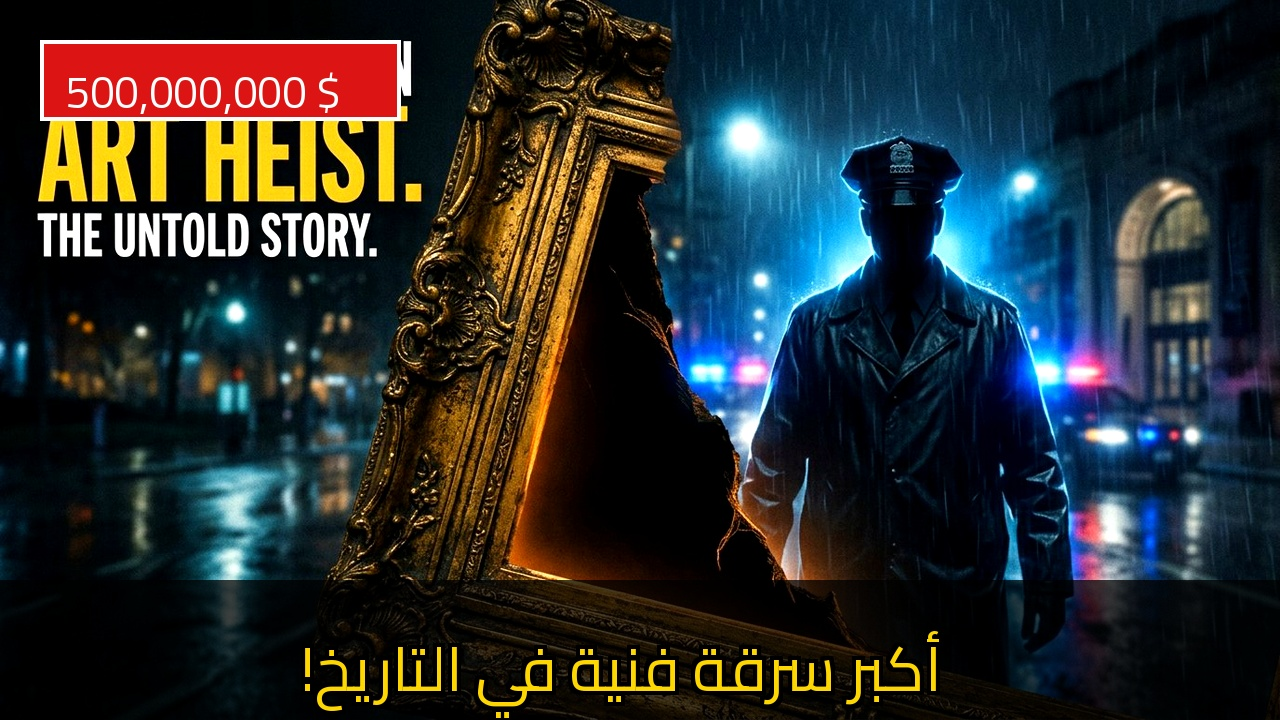
#> input picture production_vault/video_03_gardner_heist/thumbnail_gardner_egyptian_blockbuster.jpg, 1280 x 720 px, found by its file name
$ python create_thumbnails.py
#> lines starting #> are read from the running program, lines starting #| are printed output that depends on the picture
import os
from PIL import Image, ImageDraw, ImageFont, ImageFilter, ImageEnhance

cairo_font_path = "/home/user/media-empire-autopilot/fonts/Cairo-Variable.ttf"
base_thumb = "/home/user/thumbnail_gardner_egyptian_blockbuster.jpg"

def create_arabic_thumb():
    im = Image.open(base_thumb).convert("RGBA")
    im = im.resize((1280, 720), Image.Resampling.LANCZOS)

    # Increase contrast and color saturation slightly for high CTR
    enhancer = ImageEnhance.Contrast(im)
    im = enhancer.enhance(1.15)
    enhancer = ImageEnhance.Color(im)
    im = enhancer.enhance(1.2)

    draw = ImageDraw.Draw(im)

    # Red badge top-left: "$500,000,000"
    badge_x, badge_y = 40, 40
    badge_w, badge_h = 360, 80
    draw.rectangle([badge_x, badge_y, badge_x + badge_w, badge_y + badge_h], fill=(220, 20, 20, 235), outline=(255, 255, 255, 255), width=4)

    f_badge = ImageFont.truetype(cairo_font_path, 44)
    draw.text((badge_x + 25, badge_y + 10), "500,000,000 $", fill=(255, 255, 255), font=f_badge)

    # Bottom banner
    f_title = ImageFont.truetype(cairo_font_path, 62)
    text = "أكبر سرقة فنية في التاريخ!"

    # Dark gradient overlay at bottom
    overlay = Image.new("RGBA", (1280, 720), (0, 0, 0, 0))
#> overlay: PIL image 1280x720 RGBA; every value is 0
    d_over = ImageDraw.Draw(overlay)
    d_over.rectangle([0, 580, 1280, 720], fill=(0, 0, 0, 190))
    im = Image.alpha_composite(im, overlay)
    draw = ImageDraw.Draw(im)

    # Yellow text with thick black border
    x, y = 300, 610
    for ox in range(-4, 5):
        for oy in range(-4, 5):
            draw.text((x + ox, y + oy), text, fill=(0, 0, 0), font=f_title)
    draw.text((x, y), text, fill=(255, 215, 0), font=f_title)

    out_path = "/home/user/thumbnail_gardner_egyptian_blockbuster.jpg"
    im.convert("RGB").save(out_path, quality=95)
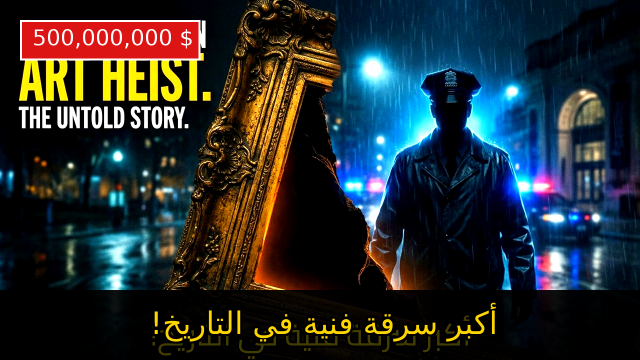
#> saved as thumbnail_gardner_egyptian_blockbuster.jpg: PIL image 1280x720 RGB (shown at 1/2 size); mean R, G, B 37.8, 44.3, 46.3
    print("Arabic thumbnail saved:", out_path)

def create_english_thumb():
    im = Image.open(base_thumb).convert("RGBA")
    im = im.resize((1280, 720), Image.Resampling.LANCZOS)

    enhancer = ImageEnhance.Contrast(im)
    im = enhancer.enhance(1.15)
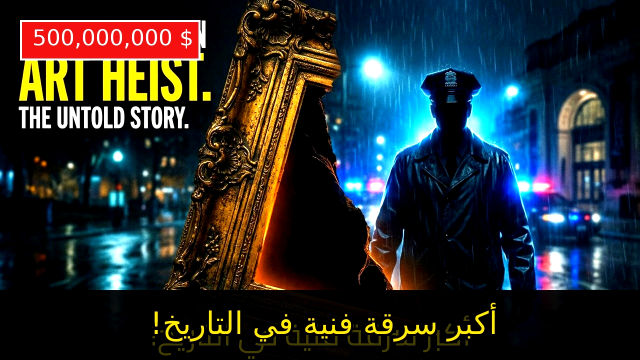
#> im: PIL image 1280x720 RGBA (shown at 1/2 size); mean R, G, B, A 39, 45.5, 48.1, 255
    enhancer = ImageEnhance.Color(im)
    im = enhancer.enhance(1.2)

    draw = ImageDraw.Draw(im)

    # Red badge
    badge_x, badge_y = 40, 40
    badge_w, badge_h = 360, 80
    draw.rectangle([badge_x, badge_y, badge_x + badge_w, badge_y + badge_h], fill=(220, 20, 20, 235), outline=(255, 255, 255, 255), width=4)

    f_badge = ImageFont.truetype(cairo_font_path, 44)
    draw.text((badge_x + 30, badge_y + 10), "$500 MILLION", fill=(255, 255, 255), font=f_badge)

    # Bottom banner
    f_title = ImageFont.truetype(cairo_font_path, 56)
    text = "THE GREATEST UNSOLVED HEIST"

    overlay = Image.new("RGBA", (1280, 720), (0, 0, 0, 0))
    d_over = ImageDraw.Draw(overlay)
    d_over.rectangle([0, 580, 1280, 720], fill=(0, 0, 0, 190))
    im = Image.alpha_composite(im, overlay)
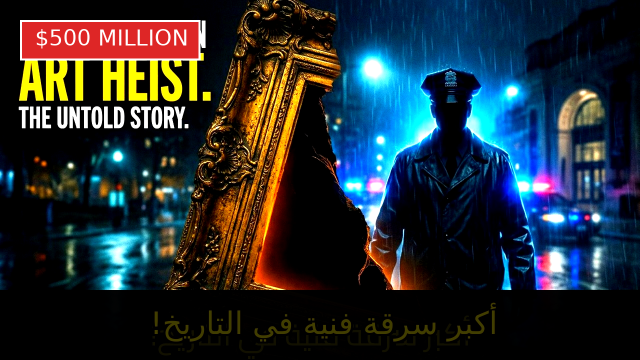
#> im: PIL image 1280x720 RGBA (shown at 1/2 size); mean R, G, B, A 36.4, 44.2, 49.6, 254.5; transparent parts drawn white
    draw = ImageDraw.Draw(im)

    x, y = 180, 615
    for ox in range(-4, 5):
        for oy in range(-4, 5):
            draw.text((x + ox, y + oy), text, fill=(0, 0, 0), font=f_title)
    draw.text((x, y), text, fill=(255, 215, 0), font=f_title)

    out_path = "/home/user/thumbnail_gardner_english_blockbuster.jpg"
    im.convert("RGB").save(out_path, quality=95)
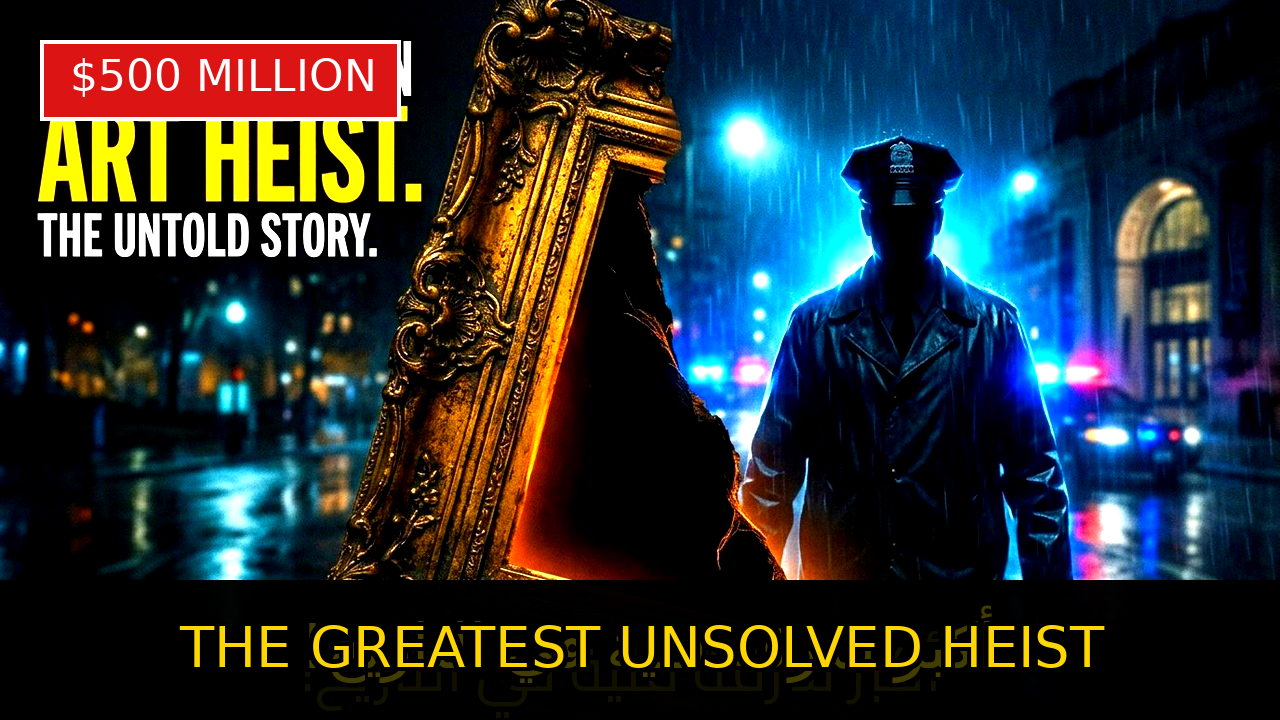
#> saved as thumbnail_gardner_english_blockbuster.jpg: PIL image 1280x720 RGB; mean R, G, B 39.1, 46.4, 49.6
    print("English thumbnail saved:", out_path)

create_arabic_thumb()
create_english_thumb()

$ run again, with production_vault/video_03_gardner_heist/thumbnail_gardner_english_master.jpg copied over production_vault/video_03_gardner_heist/thumbnail_gardner_egyptian_blockbuster.jpg
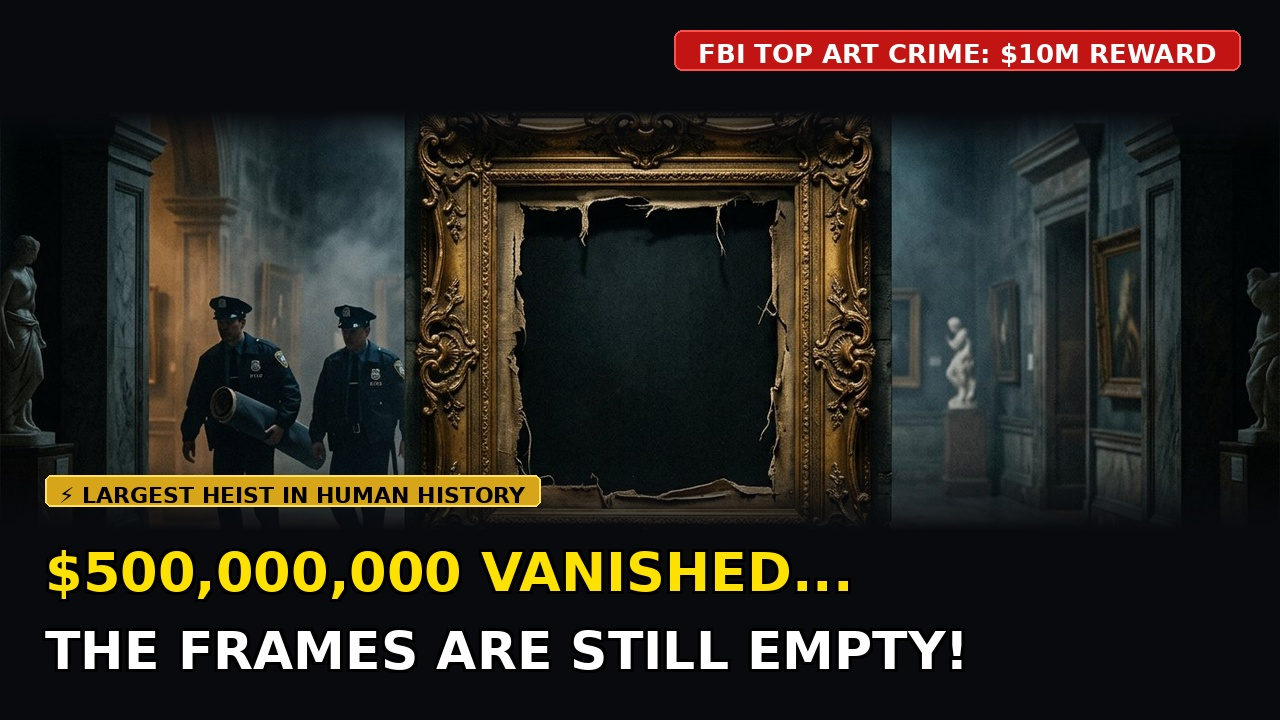
#> input picture production_vault/video_03_gardner_heist/thumbnail_gardner_english_master.jpg, 1280 x 720 px, found by its file name
#> overlay: PIL image 1280x720 RGBA; every value is 0
#> in create_arabic_thumb, `im.convert("RGB").save(out_path, quality=95)`:
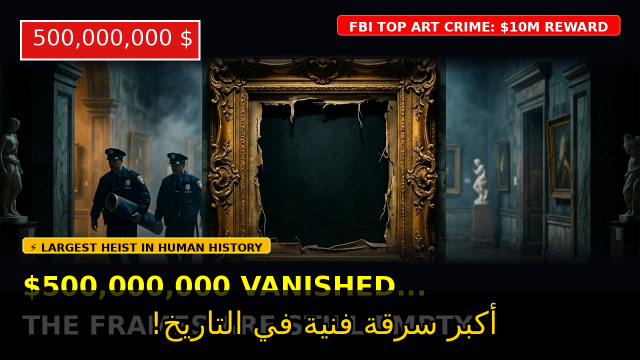
#> saved as thumbnail_gardner_egyptian_blockbuster.jpg: PIL image 1280x720 RGB (shown at 1/2 size); mean R, G, B 44.3, 35.2, 26.2
#> in create_english_thumb, `im.convert("RGB").save(out_path, quality=95)`:
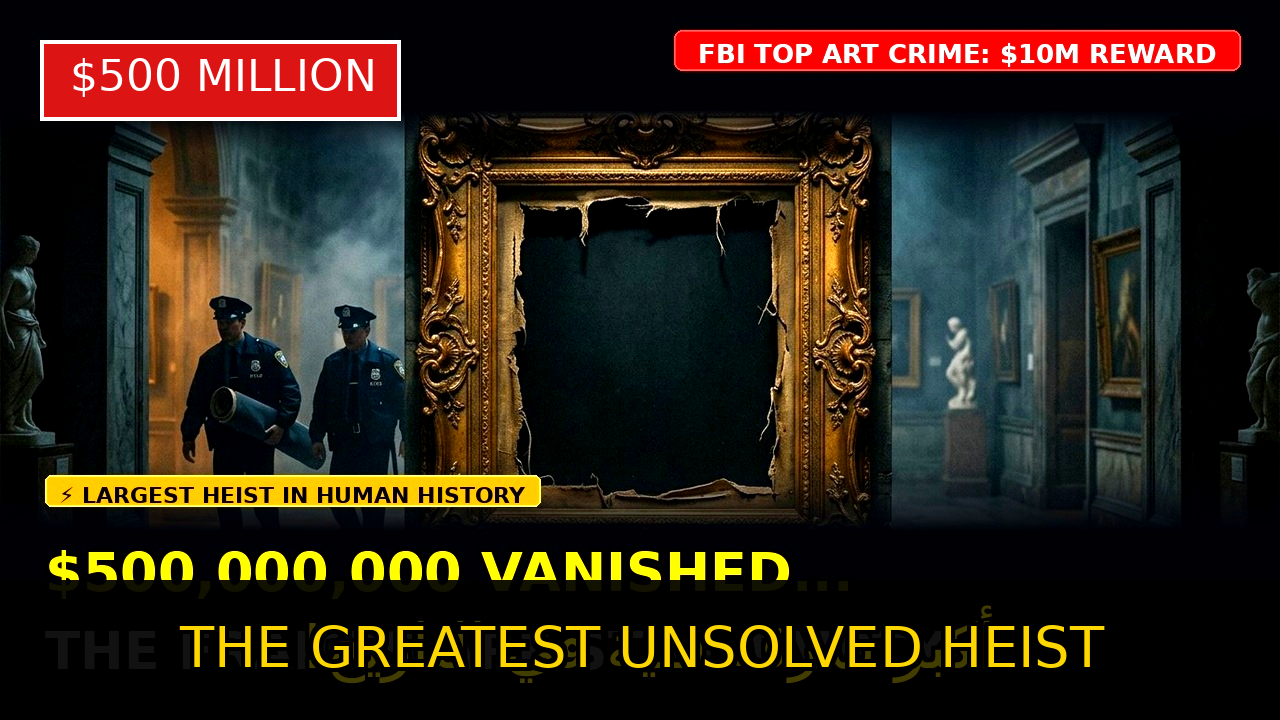
#> saved as thumbnail_gardner_english_blockbuster.jpg: PIL image 1280x720 RGB; mean R, G, B 44.9, 35, 23.8

$ run again, with production_vault/video_03_gardner_heist/thumbnail_gardner_master.jpg copied over production_vault/video_03_gardner_heist/thumbnail_gardner_egyptian_blockbuster.jpg
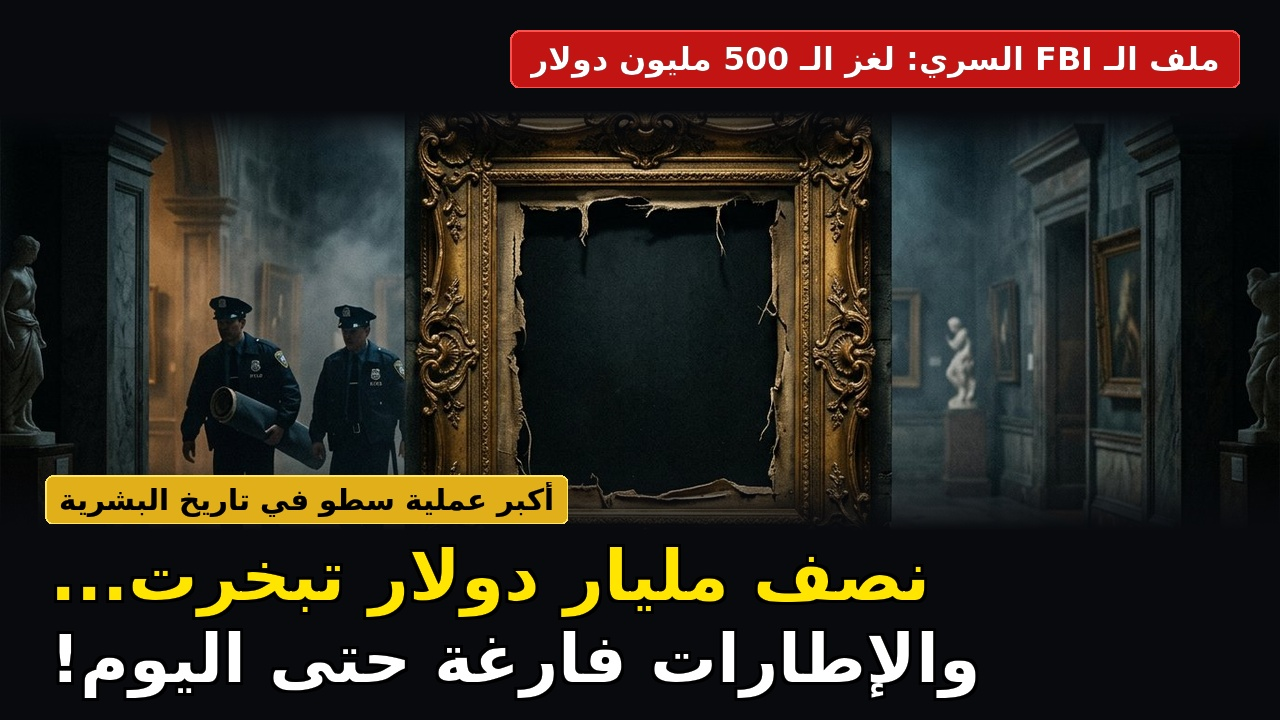
#> input picture production_vault/video_03_gardner_heist/thumbnail_gardner_master.jpg, 1280 x 720 px, found by its file name
#> overlay: PIL image 1280x720 RGBA; every value is 0
#> in create_arabic_thumb, `im.convert("RGB").save(out_path, quality=95)`:
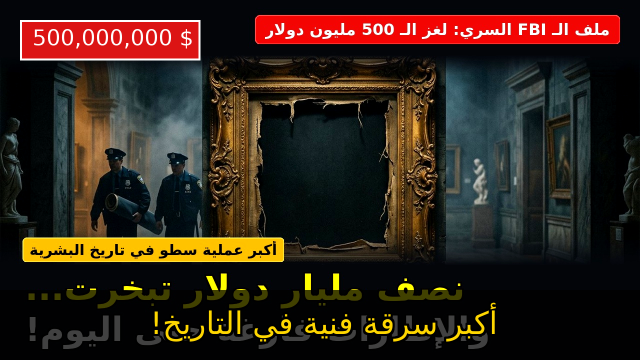
#> saved as thumbnail_gardner_egyptian_blockbuster.jpg: PIL image 1280x720 RGB (shown at 1/2 size); mean R, G, B 49.8, 35.5, 25.6
#> in create_english_thumb, `im.convert("RGB").save(out_path, quality=95)`:
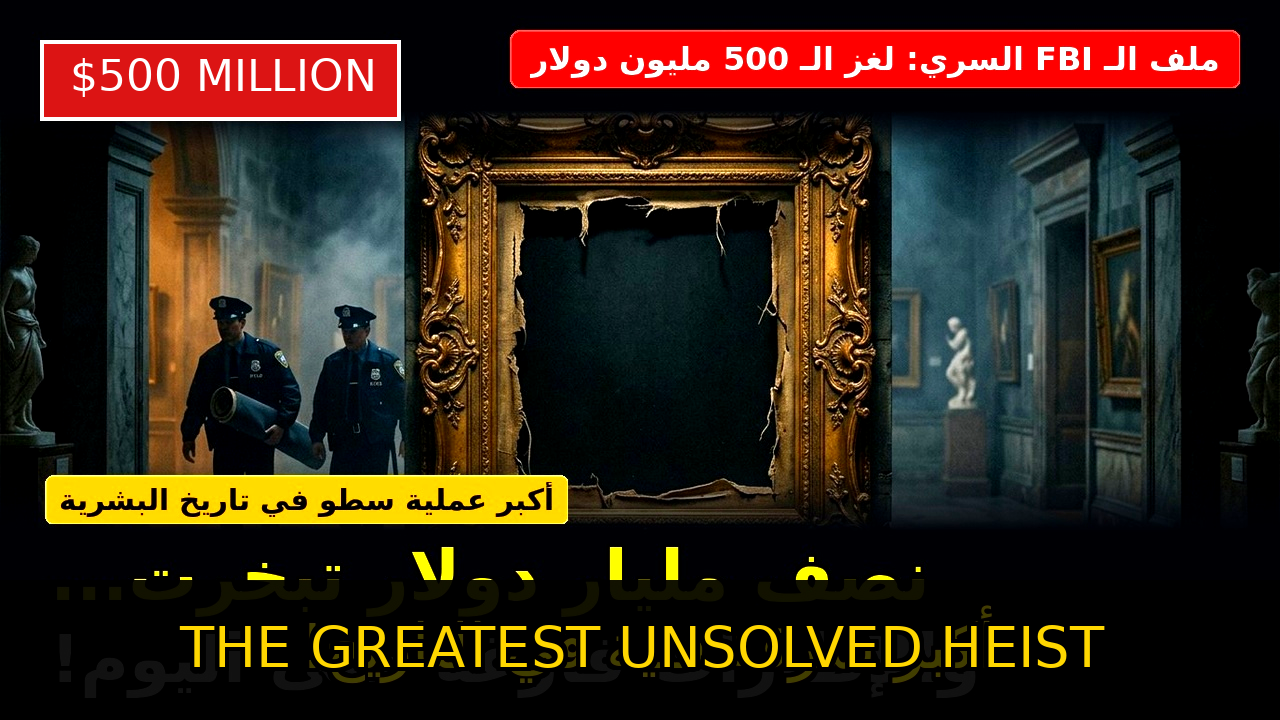
#> saved as thumbnail_gardner_english_blockbuster.jpg: PIL image 1280x720 RGB; mean R, G, B 50.3, 35.2, 23.3
